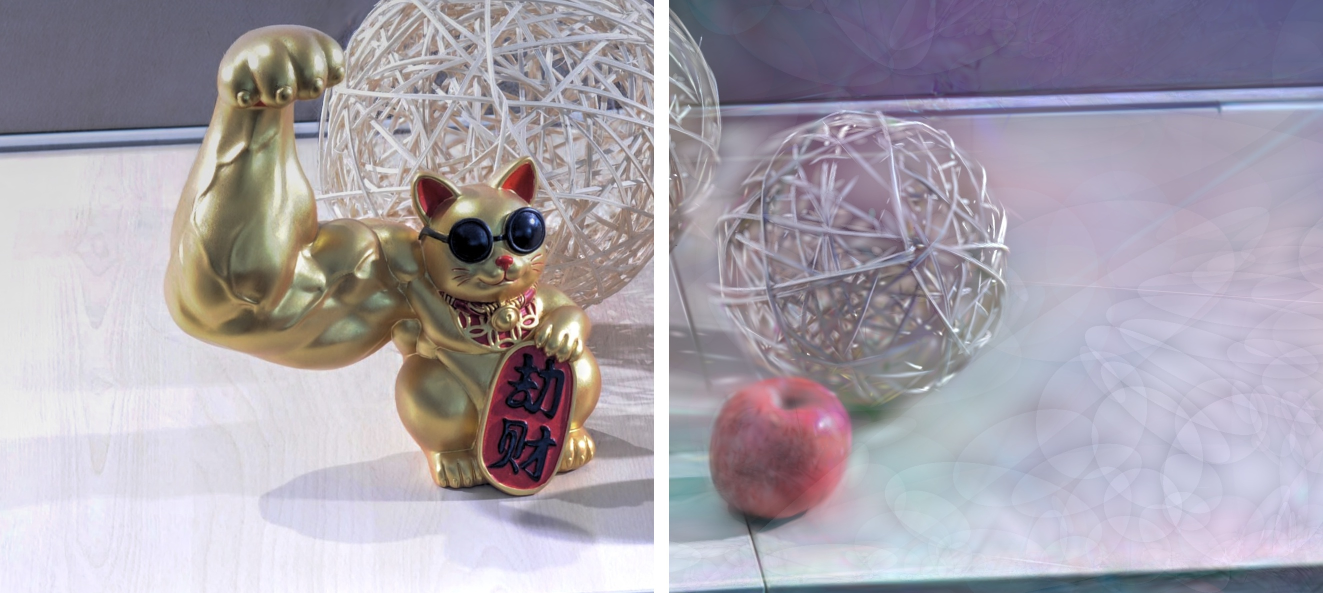
#> input picture images/sehdr.jpg, 2646 x 1186 px (shown at 1/2 size)
$ python crop.py
#> lines starting #> are read from the running program, lines starting #| are printed output that depends on the picture
import cv2

if __name__ == "__main__":
    image = cv2.imread("images/sehdr.jpg")
#> image is the input picture: shape (1186, 2646, 3); mean B, G, R 171.4, 161.7, 168
    cv2.imwrite("images/cropped_sehdr.jpg", image[150:-800, 300:-300])
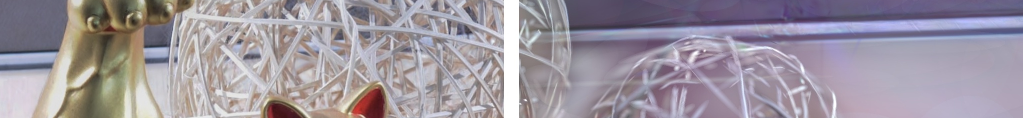
#> saved as cropped_sehdr.jpg: shape (236, 2046, 3) (shown at 1/2 size); mean B, G, R 159.1, 149.1, 157

$ run again, with images/ours_lc_001_2.jpg copied over images/sehdr.jpg
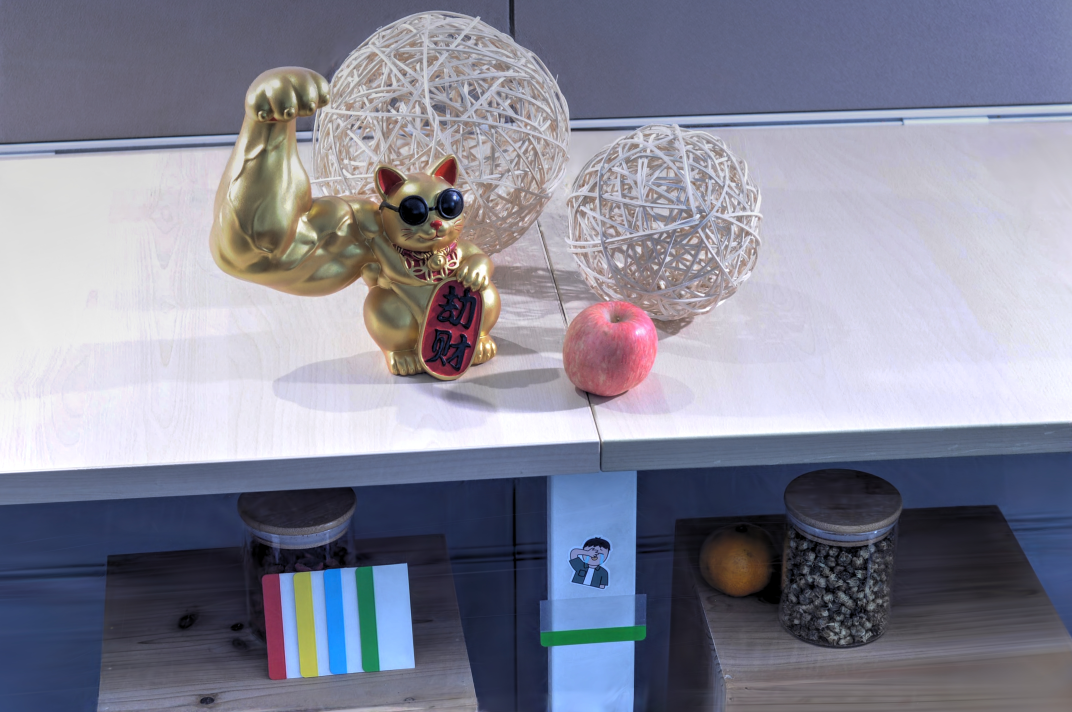
#> input picture images/ours_lc_001_2.jpg, 3216 x 2136 px (shown at 1/3 size)
#> image is the input picture: shape (2136, 3216, 3); mean B, G, R 151.3, 135.2, 134.5
#> `cv2.imwrite("images/cropped_sehdr.jpg", image[150:-800, 300:-300])`:
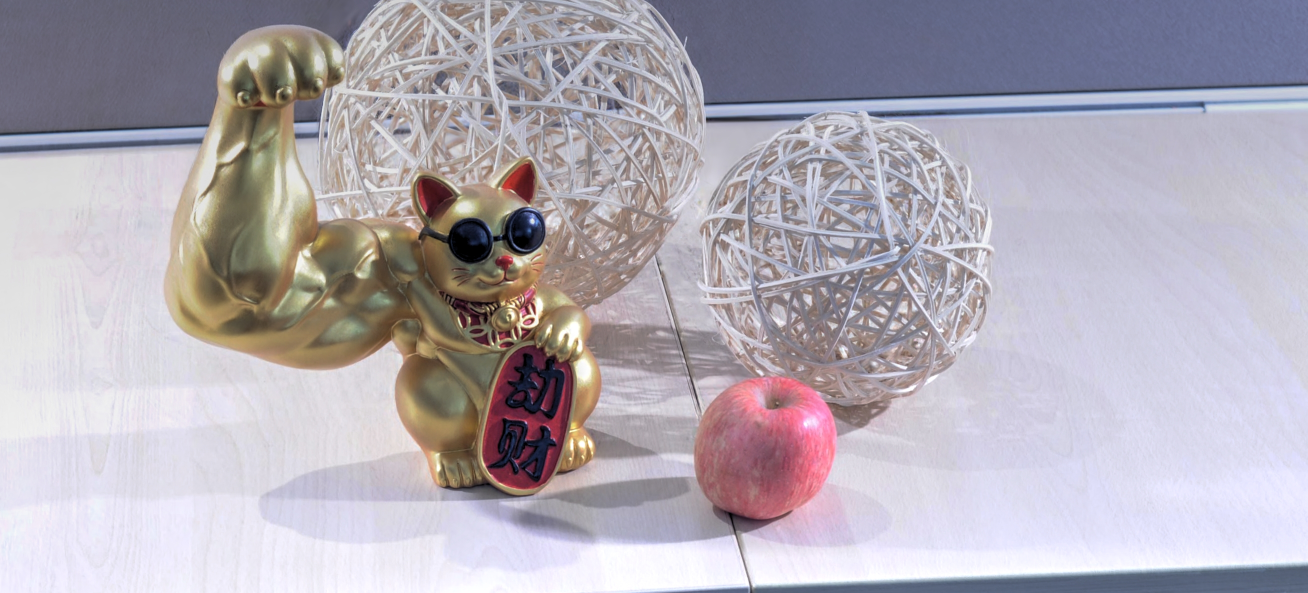
#> saved as cropped_sehdr.jpg: shape (1186, 2616, 3) (shown at 1/2 size); mean B, G, R 180.1, 170.7, 176.8
